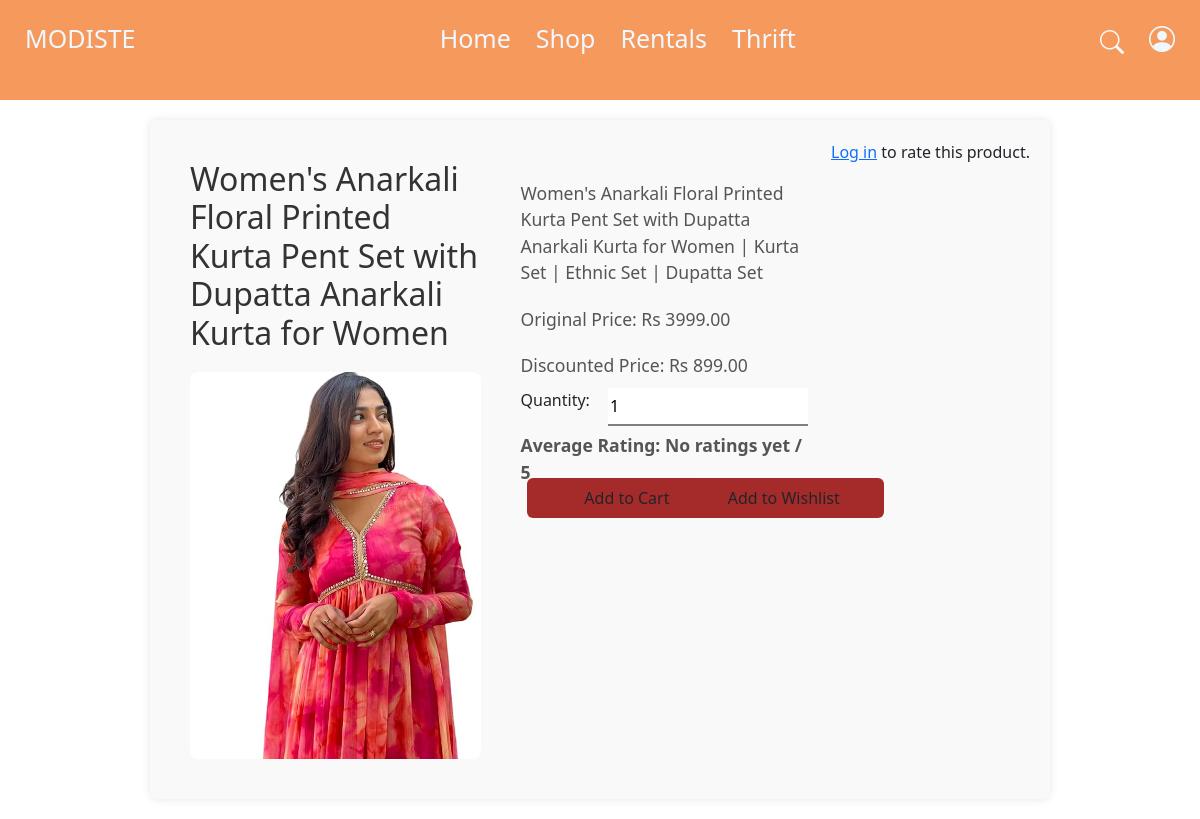
The app's page /shop_product_details.php?product_id=3 with its own data.
### tables this page shows
CREATE TABLE IF NOT EXISTS `inventory` (
  `product_id` int NOT NULL AUTO_INCREMENT,
  `productname` varchar(255) NOT NULL,
  `description` varchar(200) NOT NULL,
  `image` varchar(255) NOT NULL,
  `price` decimal(10,2) NOT NULL,
  `original_price` decimal(10,2) NOT NULL,
  `stock` int NOT NULL,
  `category` varchar(50) NOT NULL,
  PRIMARY KEY (`product_id`),
  UNIQUE KEY `productname` (`productname`)
);

### shop_product_details.php (the view, shortened to what this page needs)
<?php
include('header.php');
include('connect.php');
$product_id = isset($_GET['product_id']) ? intval($_GET['product_id']) : 0;
$sql = "SELECT * FROM inventory WHERE product_id = ?";
$stmt = $con->prepare($sql);
$stmt->bind_param('i', $product_id);
$stmt->execute();
$product_result = $stmt->get_result();
$product = $product_result->fetch_assoc();
$sql = "SELECT AVG(rating) AS average_rating FROM ratings WHERE product_id = ?";
$stmt = $con->prepare($sql);
$stmt->bind_param('i', $product_id);
$stmt->execute();
$rating_result = $stmt->get_result();
$rating = $rating_result->fetch_assoc();
$average_rating = $rating['average_rating'] ? number_format($rating['average_rating'], 1) : 'No ratings yet';
?>
<!DOCTYPE html>
<html lang="en">
<head>
    <link rel="stylesheet" href="style.css">
</head>
<body>
    <div class="login-nav"></div>
    <div class="product-details-container">
        <div class="cont">
            <h1><?php echo htmlspecialchars($product['productname']); ?></h1>
            <img src="admin/<?php echo htmlspecialchars($product['image']); ?>" alt="<?php echo htmlspecialchars($product['productname']); ?>">
        </div>
        <div class="cont">
            <p><?php echo htmlspecialchars($product['description']); ?></p>
            <p>Original Price: Rs <?php echo htmlspecialchars($product['original_price']); ?></p>
            <p>Discounted Price: Rs <?php echo htmlspecialchars($product['price']); ?></p>
            <div class="btn-list">
            <form action="add_to_cart.php" method="POST" class="add-to-cart-form">
                <label for="quantity" class="">Quantity:</label>
                <input type="number" name="quantity" id="quantity" value="1" min="1" required>
                <button type="submit" class="btn cart-btn">Add to Cart</button>
            </form>
            <form action="add_to_wishlist.php" method="POST" class="add-to-wishlist-form">
                <button type="submit" class="btn wishlist-btn">Add to Wishlist</button>
            </form>
        </div>
            <p class="average-rating">Average Rating: <?php echo $average_rating; ?> / 5</p>
            </div>
        <?php if (isset($_SESSION['username'])) : ?>
            <form action="submit_rating.php" method="POST" class="rating-form">
                <input type="hidden" name="product_id" value="<?php echo $product_id; ?>">
                <label for="rating">Rate this product:</label>
                <select name="rating" id="rating">
                    <?php for ($i = 1; $i <= 5; $i++) : ?>
                        <option value="<?php echo $i; ?>"><?php echo $i; ?></option>
                    <?php endfor; ?>
                </select>
                <button type="submit" class="btn">Submit Rating</button>
            </form>
        <?php else : ?>
            <p><a href="login.php">Log in</a> to rate this product.</p>
        <?php endif; ?>
    </div>
</body>
</html>

### style.css (style rules this page uses)
* { margin: 0px; }
.login-nav { background-color: #F6995C; height: 100px; margin-top: -5%; }
.wishlist-card h4, p { text-align: left; }
form { display: flex; flex-direction: column; justify-content: flex-start; align-items: space-around; align-content: center; gap: 20px; width: 80%; }
form input { height: 38px; width: 100%; border-style: none; border-bottom: 2px solid grey; }
.add-to-cart-form { display: inline-block; margin: 0; }

### shop_product_details.php (style rules this page uses)
.product-details-container { display: flex; flex-wrap: wrap; justify-content: center; padding: 20px; background-color: #f9f9f9; border-radius: 8px; box-shadow: 0 0 10px rgba(0, 0, 0, 0.1); margin: 20px auto; max-width: 900px; position: relative; }
.product-details-container img { max-width: 100%; border-radius: 8px; }
.cont { flex: 1; padding: 20px; }
.cont h1 { margin-bottom: 20px; font-size: 2rem; color: #333; }
.cont p { margin: 10px 0; font-size: 1.1rem; color: #555; margin-top: 20px; }
.average-rating { margin: 20px 0; font-size: 1.2rem; font-weight: bold; margin-top: 70%; }
.btn-list { display: flex; flex-direction: row; }
.wishlist-btn { position: absolute; margin-top: 10%; width: 200px; background-color: brown; height: 40px; margin-left: 2%; }
.cart-btn { position: absolute; margin-top:10%; margin-left: -7%; }
.btn { width: 200px; background-color: brown; height: 40px; }
.add-to-cart-form input[type="number"] { position: absolute; width: 200px; margin-left: 2%; }

### records on screen
inventory: productname "Women's Anarkali Floral Printed Kurta Pent Set with Dupatta Anarkali Kurta for Women", image (picture), description "Women's Anarkali Floral Printed Kurta Pent Set with Dupatta Anarkali Kurta for Women | Kurta Set | Ethnic Set | Dupatta Set", original_price "3999.00", price "899.00"

### other values on screen
$average_rating "No ratings yet"
